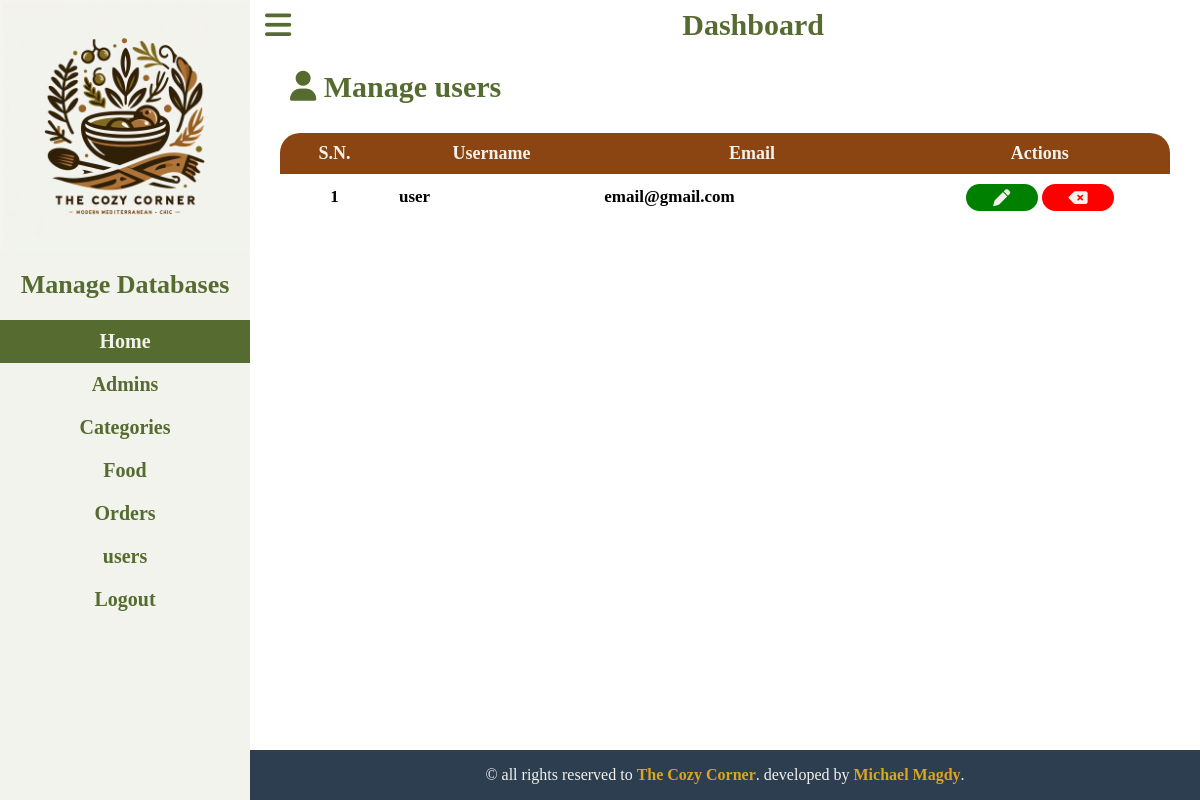
The page /admin/manage-users.php (signed in) on the database its author committed.
### tables this page shows
CREATE TABLE `users` (
  `user_id` int(10) UNSIGNED NOT NULL,
  `username` varchar(100) NOT NULL,
  `password_hash` varchar(255) NOT NULL,
  `email` varchar(255) NOT NULL,
  `role` varchar(20) NOT NULL
);

### admin/manage-users.php (the view)
<?php include('components/sidebar_header.php') ?>
    <main>
        <h2><i class="fa-duotone fa-solid fa-user"></i></i> Manage users</h2>
        <br>
        <div class="database">
            <table>
                <thead>
                    <tr>
                        <th>S.N.</th>
                        <th>Username</th>
                        <th>Email</th>
                        <th>Actions</th>
                    </tr>
                </thead>
                <tbody>
                    <?php
                        $sql = "SELECT user_id,username,email FROM users WHERE role='user'";
                        $res = mysqli_query($conn, $sql);
                        function print_admin_row($SN, $username, $email,$id){
                            $url_del = SITE_URL."admin/delete-admin.php?id={$id}&name=admins";
                            $url_upd = SITE_URL."admin/update-admin.php?id={$id}&name=admins";
                            echo "
                                <tr>
                                    <td class=\"center_tbl_col\">{$SN}</td>
                                    <td>{$username}</td>
                                    <td>{$email}</td>
                                    <td class=\"center_tbl_col\">
                                        <a href=\"{$url_upd}\"><i class=\"fa-solid fa-pen\"></i></a>
                                        <a href=\"{$url_del}\"><i class=\"fa-solid fa-delete-left \"></i></a>
                                    </td>
                                </tr>
                            ";
                        }
                        if($res == true){
                            $no_rows = mysqli_num_rows($res);
                            if($no_rows > 0){
                                $SN = 1;
                                while($row=mysqli_fetch_assoc($res)){
                                    $id = $row['user_id'];
                                    $username = $row['username'];
                                    $email = $row['email'];
                                    print_admin_row($SN++,$username,$email,$id);
                                }
                            } else {
                                echo "
                                    <tr> <td colspan=\"4\" class=\"center_tbl_col\" style=\"color: #aaa\";> no data added </td> <tr>
                                ";
                            }
                        }
                    ?>
                </tbody>
            </table>
        </div>
    </main>
<?php include('components/footer.php') ?>

### admin/css/dashboard.css (style rules this page uses)
* { margin: 0; padding: 0; box-sizing: border-box; }
:root { --Primary-color-green: #556B2F; --Primary-color-red: #E2725B; --Primary-color-brown: #8B4513; --accent-color-white: #f2f3ed; --accent-color-yellow: #DAA520; --accent-color-navy: #2C3E50; }
main { min-height: calc(100vh - 100px); padding: 20px; }
main>h2 { color: var(--Primary-color-green); font-size: 30px; margin-left: 20px; }
.database { padding: 10px; }
table { width: 100%; border-collapse: collapse; }
table td { padding: 10px; font-size: 17px; font-weight: bold; }
table th { background-color: var(--Primary-color-brown); color: var(--accent-color-white); padding: 10px; font-size: 18px; }
table tr th:first-child { border-top-left-radius: 20px; }
table tr th:last-child { border-top-right-radius: 20px; }
table tr:last-child td:first-child { border-bottom-left-radius: 20px; }
table tr:last-child td:last-child { border-bottom-right-radius: 20px; }
table tr i { color: var(--accent-color-white); padding: 5px; width: 30%; min-width: 50px; border-radius: 100px; text-align: center; }
table tr .center_tbl_col { text-align: center; }
table tr td:last-child a:last-child i { background-color: red; }
table tr td:last-child a:first-child i { background-color: green; }

### rows shown on the page
users: SN "1", username "user", email "email@gmail.com"
